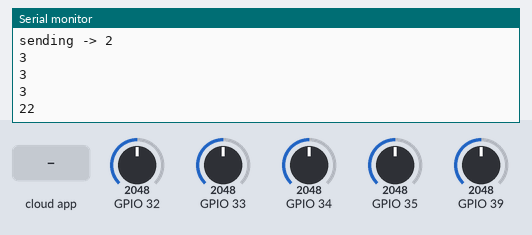
A sketch run on a simulated ESP32. Shown: the last lines printed to the serial monitor. Inputs (shaded band) come from the test bench; at power-on: GPIO 32 = 2048, GPIO 33 = 2048, GPIO 34 = 2048, GPIO 35 = 2048, GPIO 39 = 2048.

Above: at 2.7 s.
2.8 s: the phone or cloud app sets OnOff to 0
6.2 s: GPIO 32 set to 2866
At 8.1 s:
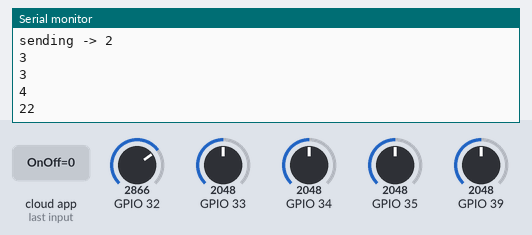
8.2 s: GPIO 33 set to 2866
10.2 s: GPIO 34 set to 2866
At 11.8 s:
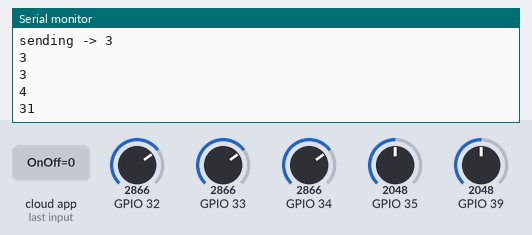
12.2 s: GPIO 35 set to 1228
14.2 s: GPIO 39 set to 3972
Timing chart, 0 to 17.2 s (numbered marks = the images above; inputs shaded):
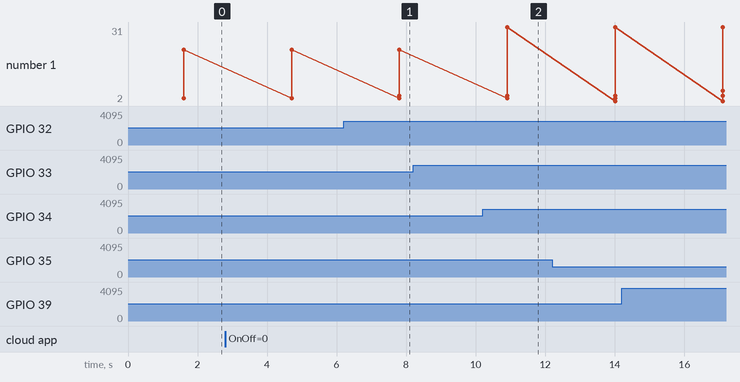

Measured:
- after the input at 6.2 s, the serial monitor: prints a new line after 1.6 s (image 1)
- after the input at 10.2 s, the serial monitor: prints a new line after 0.71 s (image 2)

The sketch:

ESP32code.ino
```cpp
#include "config.h"

//variables globales
int velBanda = 0;
int SacosR = 0; //CANTIDAD DE SACOS ROJOS
int SacosV = 0; //CANTIDAD DE SACOS VERDES
int SacosA = 0; //CANTIDAD DE SACOS AZULES
int PesoS =0; //PESO DE TODOS LOS PESOS REGISTRADOS
// set up the feeds
AdafruitIO_Feed *velocidadFeed = io.feed("Velocidad");
AdafruitIO_Feed *onoffFeed = io.feed("OnOff");
AdafruitIO_Feed *CantRFeed = io.feed("CCRojo");
AdafruitIO_Feed *CantVFeed = io.feed("CCVerde");
AdafruitIO_Feed *CantAFeed = io.feed("CCAzul");
AdafruitIO_Feed *PesSacosFeed = io.feed("PesoSacos");
void setup() {

  // start the serial connection
  Serial.begin(115200);

  // wait for serial monitor to open
  while(! Serial);

  Serial.print("Connecting to Adafruit IO");

  // connect to io.adafruit.com
  io.connect();

  // set up a message handler for the count feed.
  // the handleMessage function (defined below)
  // will be called whenever a message is
  // received from adafruit io.
  onoffFeed->onMessage(handleMessage);    //recibidor de mensaje

  // wait for a connection
  while(io.status() < AIO_CONNECTED) {
    Serial.print(".");
    delay(500);
  }

  // we are connected
  Serial.println();
  Serial.println(io.statusText());

   // Because Adafruit IO doesn't support the MQTT retain flag, we can use the
  // get() function to ask IO to resend the last value for this feed to just
  // this MQTT client after the io client is connected.
  onoffFeed->get();

}

void loop() {

  // io.run(); is required for all sketches.
  // it should always be present at the top of your loop
  // function. it keeps the client connected to
  // io.adafruit.com, and processes any incoming data.
  io.run();
  velBanda = analogRead(34);
  velBanda = map(velBanda, 0, 4095, 0, 5);
  SacosR = analogRead(35);
  SacosR = map(SacosR, 0, 4095, 0, 7);
  SacosV = analogRead(39);
  SacosV = map(SacosV, 0, 4095, 0, 7);
  //SacosV = 4;
  SacosA = analogRead(32);
  SacosA = map(SacosA, 0, 4095, 0, 7);
  PesoS = analogRead(33);
  PesoS = map(PesoS, 0, 4095, 0, 45);
  //velBanda = 3;

  // save count to the 'counter' feed on Adafruit IO
  Serial.print("sending -> ");
  Serial.println(velBanda);
  velocidadFeed->save(velBanda);
  Serial.println(SacosR); //Va a mostrar en el puerto serial
  CantRFeed->save(SacosR); //rojos
  Serial.println(SacosV);
  CantVFeed->save(SacosV); //verdes
  Serial.println(SacosA);
  CantAFeed->save(SacosA);//azul
  Serial.println(PesoS);
  PesSacosFeed->save(PesoS);//azul
  // Adafruit IO is rate limited for publishing, so a delay is required in
  // between feed->save events. In this example, we will wait three seconds
  // (1000 milliseconds == 1 second) during each loop.
  delay(3000);

}

//Funciones
void handleMessage(AdafruitIO_Data *data) {
  Serial.print("received <- ");
  Serial.println(data->value());
}
```

config.h
```cpp
/************************ Adafruit IO Config *******************************/

// visit io.adafruit.com if you need to create an account,
// or if you need your Adafruit IO key.
#define IO_USERNAME  "BryanOrCas"
#define IO_KEY       "aio_aEMN95enMUgl4ovlRAoBLbO5Ifsc"

/******************************* WIFI **************************************/

#define WIFI_SSID "Bryan"
#define WIFI_PASS "bryanOrt"

// comment out the following lines if you are using fona or ethernet
#include "AdafruitIO_WiFi.h"

AdafruitIO_WiFi io(IO_USERNAME, IO_KEY, WIFI_SSID, WIFI_PASS);
```
